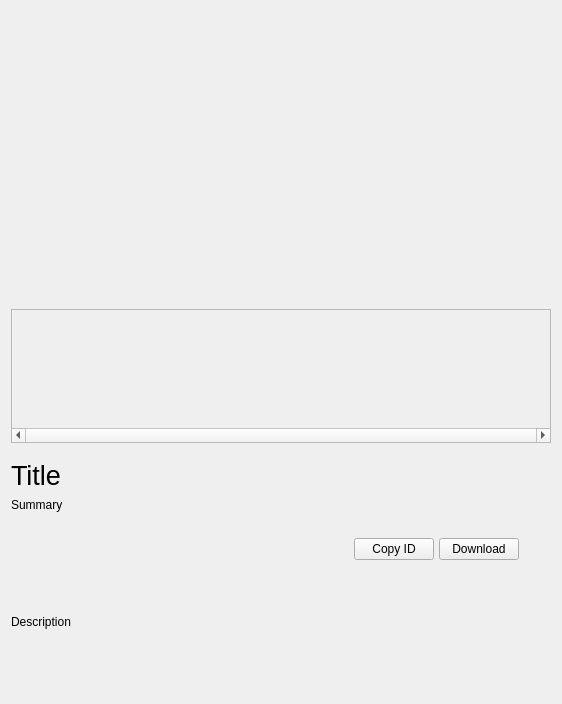
<?xml version="1.0" encoding="UTF-8"?>
<ui version="4.0">
 <class>ContentWidget</class>
 <widget class="QWidget" name="ContentWidget">
  <property name="geometry">
   <rect>
    <x>0</x>
    <y>0</y>
    <width>560</width>
    <height>704</height>
   </rect>
  </property>
  <layout class="QVBoxLayout" name="verticalLayout">
   <property name="spacing">
    <number>5</number>
   </property>
   <property name="topMargin">
    <number>0</number>
   </property>
   <property name="bottomMargin">
    <number>0</number>
   </property>
   <item>
    <widget class="ImageViewer" name="screenshotViewer" native="true">
     <property name="minimumSize">
      <size>
       <width>540</width>
       <height>304</height>
      </size>
     </property>
    </widget>
   </item>
   <item>
    <widget class="QScrollArea" name="thumbnailScrollArea">
     <property name="minimumSize">
      <size>
       <width>0</width>
       <height>134</height>
      </size>
     </property>
     <property name="verticalScrollBarPolicy">
      <enum>Qt::ScrollBarAlwaysOff</enum>
     </property>
     <property name="horizontalScrollBarPolicy">
      <enum>Qt::ScrollBarAlwaysOn</enum>
     </property>
     <property name="widgetResizable">
      <bool>true</bool>
     </property>
     <widget class="QWidget" name="scrollAreaWidgetContents">
      <property name="geometry">
       <rect>
        <x>0</x>
        <y>0</y>
        <width>540</width>
        <height>115</height>
       </rect>
      </property>
     </widget>
    </widget>
   </item>
   <item>
    <spacer name="verticalSpacer_2">
     <property name="orientation">
      <enum>Qt::Vertical</enum>
     </property>
     <property name="sizeType">
      <enum>QSizePolicy::Fixed</enum>
     </property>
     <property name="sizeHint" stdset="0">
      <size>
       <width>537</width>
       <height>10</height>
      </size>
     </property>
    </spacer>
   </item>
   <item>
    <widget class="QLabel" name="titleLabel">
     <property name="minimumSize">
      <size>
       <width>0</width>
       <height>35</height>
      </size>
     </property>
     <property name="maximumSize">
      <size>
       <width>16777215</width>
       <height>35</height>
      </size>
     </property>
     <property name="font">
      <font>
       <pointsize>20</pointsize>
      </font>
     </property>
     <property name="text">
      <string>Title</string>
     </property>
    </widget>
   </item>
   <item>
    <layout class="QHBoxLayout" name="horizontalLayout_3" stretch="4,3">
     <item>
      <widget class="QLabel" name="summaryLabel">
       <property name="text">
        <string>Summary</string>
       </property>
       <property name="alignment">
        <set>Qt::AlignLeading|Qt::AlignLeft|Qt::AlignTop</set>
       </property>
       <property name="wordWrap">
        <bool>true</bool>
       </property>
      </widget>
     </item>
     <item>
      <layout class="QVBoxLayout" name="verticalLayout_2">
       <item>
        <spacer name="verticalSpacer_4">
         <property name="orientation">
          <enum>Qt::Vertical</enum>
         </property>
         <property name="sizeHint" stdset="0">
          <size>
           <width>20</width>
           <height>40</height>
          </size>
         </property>
        </spacer>
       </item>
       <item>
        <layout class="QHBoxLayout" name="horizontalLayout_4">
         <item>
          <spacer name="horizontalSpacer_2">
           <property name="orientation">
            <enum>Qt::Horizontal</enum>
           </property>
           <property name="sizeHint" stdset="0">
            <size>
             <width>40</width>
             <height>20</height>
            </size>
           </property>
          </spacer>
         </item>
         <item>
          <widget class="QPushButton" name="copyIdButton">
           <property name="text">
            <string>Copy ID</string>
           </property>
          </widget>
         </item>
         <item>
          <widget class="QPushButton" name="downloadButton">
           <property name="text">
            <string>Download</string>
           </property>
          </widget>
         </item>
         <item>
          <spacer name="horizontalSpacer_3">
           <property name="orientation">
            <enum>Qt::Horizontal</enum>
           </property>
           <property name="sizeHint" stdset="0">
            <size>
             <width>40</width>
             <height>20</height>
            </size>
           </property>
          </spacer>
         </item>
        </layout>
       </item>
       <item>
        <spacer name="verticalSpacer_5">
         <property name="orientation">
          <enum>Qt::Vertical</enum>
         </property>
         <property name="sizeHint" stdset="0">
          <size>
           <width>20</width>
           <height>40</height>
          </size>
         </property>
        </spacer>
       </item>
      </layout>
     </item>
    </layout>
   </item>
   <item>
    <spacer name="verticalSpacer_3">
     <property name="orientation">
      <enum>Qt::Vertical</enum>
     </property>
     <property name="sizeType">
      <enum>QSizePolicy::Fixed</enum>
     </property>
     <property name="sizeHint" stdset="0">
      <size>
       <width>537</width>
       <height>10</height>
      </size>
     </property>
    </spacer>
   </item>
   <item>
    <widget class="QLabel" name="descriptionLabel">
     <property name="text">
      <string>Description</string>
     </property>
     <property name="alignment">
      <set>Qt::AlignLeading|Qt::AlignLeft|Qt::AlignTop</set>
     </property>
     <property name="wordWrap">
      <bool>true</bool>
     </property>
    </widget>
   </item>
   <item>
    <spacer name="verticalSpacer">
     <property name="orientation">
      <enum>Qt::Vertical</enum>
     </property>
     <property name="sizeHint" stdset="0">
      <size>
       <width>20</width>
       <height>0</height>
      </size>
     </property>
    </spacer>
   </item>
  </layout>
 </widget>
 <customwidgets>
  <customwidget>
   <class>ImageViewer</class>
   <extends>QWidget</extends>
   <header>ImageViewer.h</header>
   <container>1</container>
  </customwidget>
 </customwidgets>
 <resources>
  <include location="../Resources/BaseClient.qrc"/>
 </resources>
 <connections/>
</ui>
